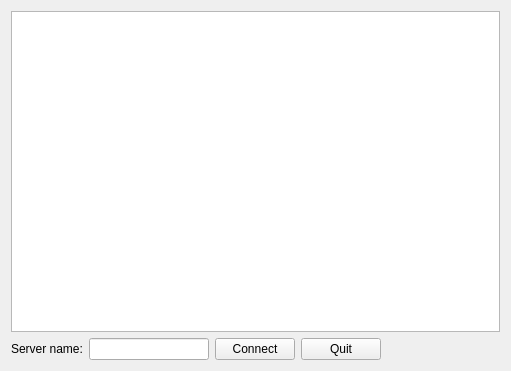
<?xml version="1.0" encoding="UTF-8"?>
<ui version="4.0">
 <class>Widget</class>
 <widget class="QWidget" name="Widget">
  <property name="geometry">
   <rect>
    <x>0</x>
    <y>0</y>
    <width>511</width>
    <height>371</height>
   </rect>
  </property>
  <property name="windowTitle">
   <string>Widget</string>
  </property>
  <layout class="QVBoxLayout" name="verticalLayout_2">
   <item>
    <layout class="QVBoxLayout" name="verticalLayout">
     <item>
      <widget class="QListWidget" name="listWidget"/>
     </item>
     <item>
      <layout class="QHBoxLayout" name="horizontalLayout">
       <item>
        <widget class="QLabel" name="label">
         <property name="text">
          <string>Server name:</string>
         </property>
        </widget>
       </item>
       <item>
        <widget class="QLineEdit" name="txtServerName"/>
       </item>
       <item>
        <widget class="QPushButton" name="btnConnect">
         <property name="text">
          <string>Connect</string>
         </property>
        </widget>
       </item>
       <item>
        <widget class="QPushButton" name="btnQuit">
         <property name="text">
          <string>Quit</string>
         </property>
        </widget>
       </item>
       <item>
        <spacer name="horizontalSpacer">
         <property name="orientation">
          <enum>Qt::Horizontal</enum>
         </property>
         <property name="sizeHint" stdset="0">
          <size>
           <width>40</width>
           <height>20</height>
          </size>
         </property>
        </spacer>
       </item>
      </layout>
     </item>
    </layout>
   </item>
  </layout>
 </widget>
 <layoutdefault spacing="6" margin="11"/>
 <resources/>
 <connections/>
</ui>
